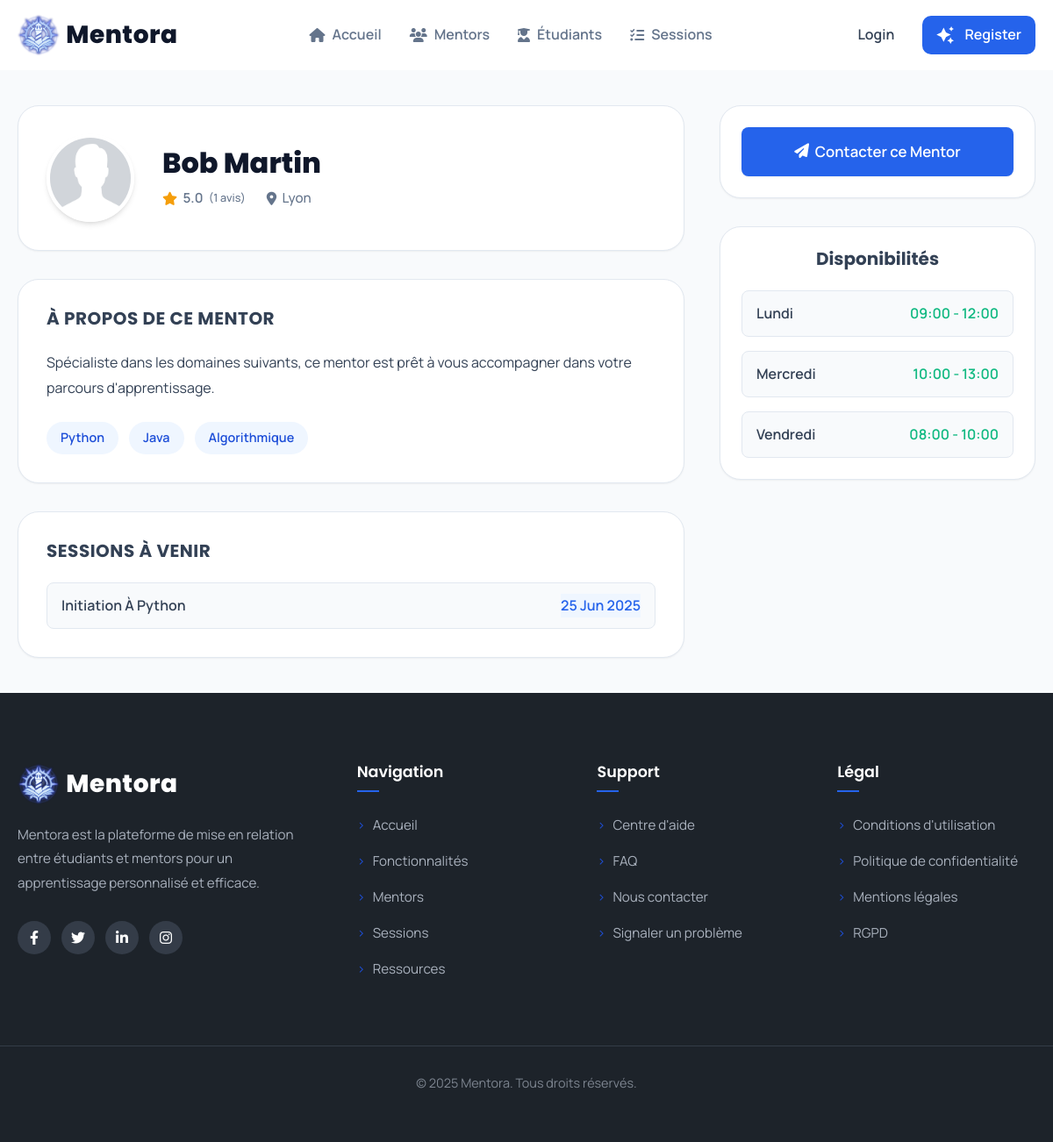
/mentor_profile.php?id=1, run on the app's committed database.
### tables this page shows
CREATE TABLE Mentor (
    idMentor INT AUTO_INCREMENT PRIMARY KEY,
    competences TEXT,
    idUtilisateur INT NOT NULL UNIQUE,
    FOREIGN KEY (idUtilisateur) REFERENCES Utilisateur(idUtilisateur)
        ON DELETE CASCADE ON UPDATE CASCADE
);

CREATE TABLE Utilisateur (
    idUtilisateur INT AUTO_INCREMENT PRIMARY KEY,
    nomUtilisateur VARCHAR(50) NOT NULL,
    prenomUtilisateur VARCHAR(50) NOT NULL,
    emailUtilisateur VARCHAR(200) NOT NULL UNIQUE,
    motDePasse VARCHAR(255) NOT NULL,
    role ENUM('etudiant', 'mentor') NOT NULL,
    ville VARCHAR(100),
    photoUrl VARCHAR(255) DEFAULT 'default_avatar.png',
    verified BOOLEAN NOT NULL DEFAULT FALSE,
    INDEX idx_email (emailUtilisateur)
);

CREATE TABLE Session (
    idSession INT AUTO_INCREMENT PRIMARY KEY,
    titreSession VARCHAR(150) NOT NULL,
    sujet VARCHAR(100),
    dateSession DATE NOT NULL,
    heureSession TIME NOT NULL,
    statutSession ENUM('en_attente', 'validee', 'annulee', 'terminee') NOT NULL,
    lienReunion VARCHAR(255),
    typeSession ENUM('en_ligne', 'presentiel') DEFAULT 'en_ligne',
    tarifSession DECIMAL(10, 2) DEFAULT 0.00,
    duree_minutes INT,
    niveau VARCHAR(50),
    idEtudiantDemandeur INT,
    idMentorAnimateur INT,
    FOREIGN KEY (idEtudiantDemandeur) REFERENCES Etudiant(idEtudiant) ON DELETE SET NULL,
    FOREIGN KEY (idMentorAnimateur) REFERENCES Mentor(idMentor) ON DELETE SET NULL,
    INDEX idx_mentor_date (idMentorAnimateur, dateSession)
);

CREATE TABLE Disponibilite (
    idDisponibilite INT AUTO_INCREMENT PRIMARY KEY,
    jourSemaine ENUM('lundi', 'mardi', 'mercredi', 'jeudi', 'vendredi', 'samedi', 'dimanche') NOT NULL,
    heureDebut TIME NOT NULL,
    heureFin TIME NOT NULL,
    idUtilisateur INT NOT NULL,
    FOREIGN KEY (idUtilisateur) REFERENCES Utilisateur(idUtilisateur)
        ON DELETE CASCADE ON UPDATE CASCADE,
    INDEX idx_dispo_user_day (idUtilisateur, jourSemaine),
    CHECK (heureFin > heureDebut)
);

### config/helpers.php (called while the page is built, shortened)
<?php
function get_profile_image_path($photoUrl) {
    $default_web_path = '../assets/images/default_avatar.png';
    return $default_web_path;
}
?>

### public/mentor_profile.php (the view, shortened to what this page needs)
<?php
require '../config/config.php';
require '../config/helpers.php';
$mentorId = (int)$_GET['id'];
$stmt = $pdo->prepare("
    SELECT
        u.idUtilisateur, u.prenomUtilisateur, u.nomUtilisateur, u.ville, u.photoUrl,
        m.competences,
        AVG(p.notation) AS average_rating,
        COUNT(DISTINCT p.idParticipation) AS review_count
    FROM Mentor m
    JOIN Utilisateur u ON m.idUtilisateur = u.idUtilisateur
    LEFT JOIN Session s ON s.idMentorAnimateur = m.idMentor
    LEFT JOIN Participation p ON p.idSession = s.idSession AND p.notation IS NOT NULL
    WHERE m.idMentor = :mentor_id
    GROUP BY u.idUtilisateur, u.prenomUtilisateur, u.nomUtilisateur, u.ville, u.photoUrl, m.competences
");
$stmt->execute([':mentor_id' => $mentorId]);
$mentor = $stmt->fetch(PDO::FETCH_ASSOC);
$stmtDispo = $pdo->prepare("
    SELECT jourSemaine, TIME_FORMAT(heureDebut, '%H:%i') as heureDebut, TIME_FORMAT(heureFin, '%H:%i') as heureFin
    FROM Disponibilite WHERE idUtilisateur = :user_id ORDER BY FIELD(jourSemaine, 'lundi', 'mardi', 'mercredi', 'jeudi', 'vendredi', 'samedi', 'dimanche')");
$stmtDispo->execute([':user_id' => $mentor['idUtilisateur']]);
$availability = $stmtDispo->fetchAll(PDO::FETCH_ASSOC);
$stmtSessions = $pdo->prepare("
    SELECT * FROM Session WHERE idMentorAnimateur = :mentor_id AND statutSession IN ('en_attente', 'validee') AND dateSession >= CURDATE()
    ORDER BY dateSession ASC, heureSession ASC LIMIT 5");
$stmtSessions->execute([':mentor_id' => $mentorId]);
$sessions = $stmtSessions->fetchAll(PDO::FETCH_ASSOC);
require_once '../includes/header.php';
?>
<link rel="stylesheet" href="../assets/css/profile.css?v=<?php echo time(); ?>">
<main class="profile-page-main">
    <div class="container">
        <div class="profile-container">
            <div class="profile-main-content">
                <div class="profile-header-card">
                    <img src="<?= get_profile_image_path($mentor['photoUrl']) ?>" alt="Photo de <?= htmlspecialchars($mentor['prenomUtilisateur']) ?>" class="profile-header-avatar">
                    <div class="profile-header-info">
                        <h1><?= htmlspecialchars($mentor['prenomUtilisateur'] . ' ' . $mentor['nomUtilisateur']) ?></h1>
                        <div class="profile-header-meta">
                            <div class="rating">
                                <i class="fas fa-star"></i>
                                <span><?= $mentor['review_count'] > 0 ? number_format($mentor['average_rating'], 1) : 'N/A'; ?></span>
                                <small>(<?= $mentor['review_count'] ?> avis)</small>
                            </div>
                            <?php if (!empty($mentor['ville'])): ?>
                                <div class="location"><i class="fas fa-map-marker-alt"></i> <?= htmlspecialchars($mentor['ville']) ?></div>
                            <?php endif; ?>
                        </div>
                    </div>
                </div>
                <div class="content-card">
                    <h2>À propos de ce mentor</h2>
                    <p>
                        Spécialiste dans les domaines suivants, ce mentor est prêt à vous accompagner dans votre parcours d'apprentissage.
                    </p>
                    <div class="tags-list">
                        <?php foreach (explode(',', $mentor['competences']) as $skill): ?>
                            <span class="tag"><?= htmlspecialchars(trim($skill)) ?></span>
                        <?php endforeach; ?>
                    </div>
                </div>
                <?php if (!empty($sessions)): ?>
                <div class="content-card">
                    <h2>Sessions à venir</h2>
                     <div class="schedule-list">
                        <?php foreach($sessions as $session): ?>
                            <a href="session_details.php?id=<?= $session['idSession'] ?>" class="schedule-item" style="text-decoration:none;">
                                <span class="schedule-day"><?= htmlspecialchars($session['titreSession']) ?></span>
                                <span class="schedule-time" style="color:var(--primary-blue); background-color:#eff6ff;"><?= date('d M Y', strtotime($session['dateSession'])) ?></span>
                            </a>
                        <?php endforeach; ?>
                    </div>
                </div>
                <?php endif; ?>
            </div>
            <aside class="profile-sidebar">
                <div class="sidebar-card">
                     <a href="#" class="btn btn-primary"><i class="fas fa-paper-plane"></i>&nbsp; Contacter ce Mentor</a>
                </div>
                <?php if (!empty($availability)): ?>
                <div class="sidebar-card">
                    <h2>Disponibilités</h2>
                    <div class="schedule-list">
                        <?php foreach ($availability as $slot): ?>
                        <div class="schedule-item">
                            <span class="schedule-day"><?= htmlspecialchars($slot['jourSemaine']) ?></span>
                            <span class="schedule-time"><?= $slot['heureDebut'] ?> - <?= $slot['heureFin'] ?></span>
                        </div>
                        <?php endforeach; ?>
                    </div>
                </div>
                <?php endif; ?>
            </aside>
        </div>
    </div>
</main>
<?php require_once '../includes/footer.php'; ?>

### assets/css/index.css (style rules this page uses)
:root { --primary-blue: #2563eb; --primary-blue-dark: #1d4ed8; --accent-yellow: #f59e0b; --accent-yellow-dark: #d97706; --slate-900: #0f172a; --slate-700: #334155; --slate-500: #64748b; --slate-200: #e2e8f0; --slate-100: #f1f5f9; --slate-50: #f8fafc; --white: #ffffff; --success: #10b981; --success-light: #ecfdf5; --danger: #ef4444; --shadow-sm: 0 1px 2px 0 rgb(0 0 0 / 0.05); --shadow-md: 0 4px 6px -1px rgb(0 0 0 / 0.1), 0 2px 4px -2px rgb(0 0 0 / 0.1); --shadow-lg: 0 10px 15px -3px rgb(0 0 0 / 0.1), 0 4px 6px -4px rgb(0 0 0 / 0.1); --shadow-xl: 0 20px 25px -5px rgb(0 0 0 / 0.1), 0 8px 10px -6px rgb(0 0 0 / 0.1); --border-radius-sm: 8px; --border-radius-md: 16px; --border-radius-lg: 24px; --transition: all 0.3s cubic-bezier(0.4, 0, 0.2, 1); --space-xs: 0.5rem; --space-sm: 1rem; --space-md: 1.5rem; --space-lg: 2rem; --space-xl: 3rem; --space-2xl: 4rem; --container-width: 1240px; --container-padding: 1.25rem; }
* { margin: 0; padding: 0; box-sizing: border-box; }
html { scroll-behavior: smooth; font-size: 16px; }
body { font-family: 'Manrope', sans-serif; background-color: var(--white); color: var(--slate-700); line-height: 1.7; -webkit-font-smoothing: antialiased; -moz-osx-font-smoothing: grayscale; overflow-x: hidden; }
h1, h2, h3, h4, h5, h6 { font-family: 'Poppins', sans-serif; color: var(--slate-900); font-weight: 700; line-height: 1.2; margin-bottom: 1rem; }
p { margin-bottom: 1.5rem; }
a { color: var(--primary-blue); text-decoration: none; transition: var(--transition); }
img { max-width: 100%; height: auto; display: block; }
main { flex: 1 0 auto; }
.container { width: 100%; max-width: var(--container-width); margin: 0 auto; padding: 0 var(--container-padding); }
.btn { display: inline-flex; align-items: center; justify-content: center; padding: 0.75rem 1.5rem; border-radius: var(--border-radius-sm); font-weight: 600; font-size: 1rem; text-align: center; cursor: pointer; transition: var(--transition); border: none; text-decoration: none; }
.btn-primary { background-color: var(--primary-blue); color: var(--white); box-shadow: var(--shadow-sm); }

### data on the page
mentor: idUtilisateur.photoUrl (placeholder picture), idUtilisateur.nomUtilisateur "Bob Martin", idUtilisateur.ville "Lyon", competences "Python", competences "Java", competences "Algorithmique"
session: titreSession "Initiation À Python", dateSession "25 Jun 2025"
disponibilite: jourSemaine "Lundi", heureDebut "09:00", heureFin "12:00"
disponibilite: jourSemaine "Mercredi", heureDebut "10:00", heureFin "13:00"
disponibilite: jourSemaine "Vendredi", heureDebut "08:00", heureFin "10:00"

### other printed values
$mentor['average_rating'] "5.0"
$mentor['review_count'] "1"
